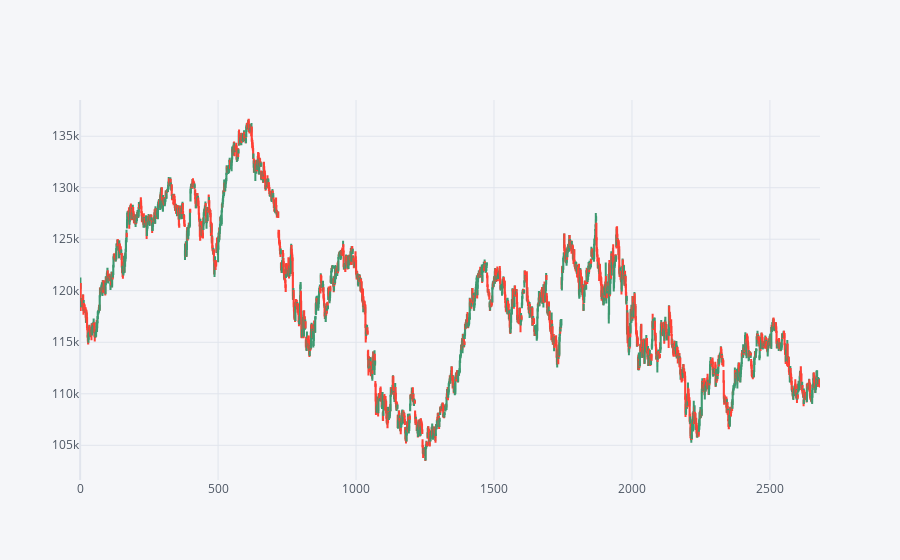

This figure's notebook cell:
### Code cell
import time
import MetaTrader5 as mt5       #importa a biblioteca
from datetime import datetime
#import matplotlib
import pandas as pd
import cufflinks as cf      # biblioteca para gerar grafico em candles
cf.set_config_file(offline=True)      # possibilitar a execução offline da biblioteca cufflinks, e associa à bib pandas

d = pd.read_csv("WIN$_H1.csv", sep="\t")        # lendo um arquivo csv com separação por tabulação
arq = pd.DataFrame(d)   # transforma em dataframe
#arq["time"] = pd.to_datetime(arq["time"], unit="s") # transforma a coluna de data, de horário GMT para horário UTC

#print(arq.describe())       # mostra a média, valor mínimo, percentil.... do dataframe
#arq.set_index('date', inplace=True)
print(arq)
arq.iplot(kind="candle")

mt5.shutdown()      #encerra o metatrader

### Figure 1 — Plotly figure (JSON) as saved in the notebook; plotly's stock layout.template omitted (floating-point values rounded to 4 significant figures; data arrays with more than 128 entries replaced by an {"elided": "..."} marker saying what was removed)
{"data": [{"close": {"elided": "2682 int values"}, "high": {"elided": "2682 int values"}, "low": {"elided": "2682 int values"}, "open": {"elided": "2682 int values"}, "showlegend": false, "type": "candlestick", "x": {"elided": "2682 int values"}, "yaxis": "y2"}], "layout": {"legend": {"bgcolor": "#F5F6F9", "font": {"color": "#4D5663"}}, "paper_bgcolor": "#F5F6F9", "plot_bgcolor": "#F5F6F9", "title": {"font": {"color": "#4D5663"}}, "xaxis": {"gridcolor": "#E1E5ED", "rangeslider": {"visible": false}, "showgrid": true, "tickfont": {"color": "#4D5663"}, "title": {"font": {"color": "#4D5663"}, "text": ""}, "zerolinecolor": "#E1E5ED"}, "yaxis": {"gridcolor": "#E1E5ED", "showgrid": true, "showticklabels": false, "tickfont": {"color": "#4D5663"}, "title": {"font": {"color": "#4D5663"}, "text": ""}, "zerolinecolor": "#E1E5ED"}, "yaxis2": {"gridcolor": "#E1E5ED", "showgrid": true, "tickfont": {"color": "#4D5663"}, "title": {"font": {"color": "#4D5663"}, "text": ""}, "zerolinecolor": "#E1E5ED"}}}
